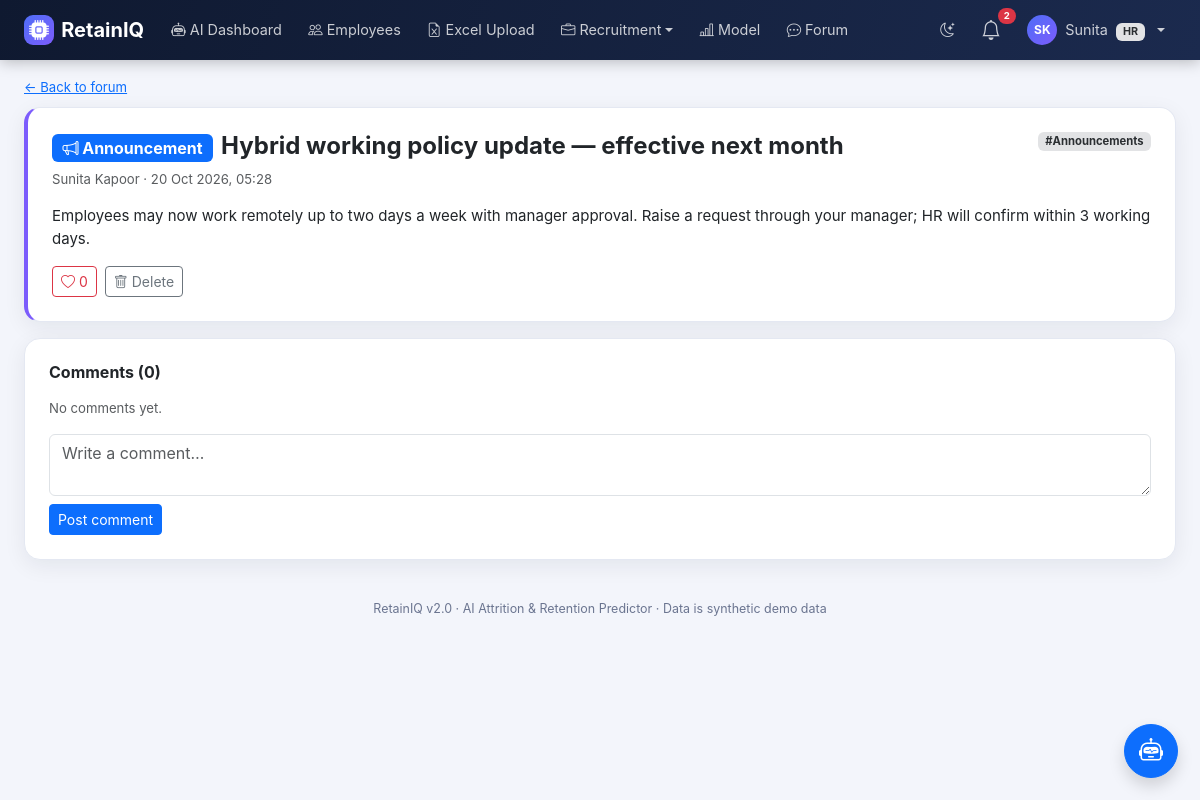
Page /forum/post/1 (signed in) on the committed database.
### models.py (models this page shows, shortened)
class User(db.Model, UserMixin):
    id = db.Column(db.Integer, primary_key=True)
    name = db.Column(db.String(120), nullable=False)
    email = db.Column(db.String(120), unique=True, nullable=False, index=True)
    password_hash = db.Column(db.String(255), nullable=False)
    role = db.Column(db.String(20), nullable=False)
    department_id = db.Column(db.Integer, db.ForeignKey("department.id"))
    manager_id = db.Column(db.Integer, db.ForeignKey("user.id"), nullable=True)
    is_active_flag = db.Column(db.Boolean, default=True)
    created_at = db.Column(db.DateTime, default=utcnow)
    last_login_at = db.Column(db.DateTime)
    failed_login_count = db.Column(db.Integer, default=0)
    locked_until = db.Column(db.DateTime)
    must_change_password = db.Column(db.Boolean, default=False)
    department = db.relationship("Department", backref="users")
    manager = db.relationship("User", remote_side=[id], backref="direct_reports")
    employee_profile = db.relationship("Employee", backref="user", uselist=False)
    @property
    def is_active(self):
        return bool(self.is_active_flag)
    @property
    def role_label(self):
        return ROLE_LABELS.get(self.role, self.role.replace("_", " ").title())
    @property
    def initials(self):
        parts = (self.name or "?").split()
        return (parts[0][0] + (parts[-1][0] if len(parts) > 1 else "")).upper()

class ForumPost(db.Model):
    id = db.Column(db.Integer, primary_key=True)
    author_id = db.Column(db.Integer, db.ForeignKey("user.id"))
    category_id = db.Column(db.Integer, db.ForeignKey("forum_category.id"))
    title = db.Column(db.String(200))
    content = db.Column(db.Text)
    is_anonymous = db.Column(db.Boolean, default=False)
    is_announcement = db.Column(db.Boolean, default=False)
    created_at = db.Column(db.DateTime, default=utcnow)
    author = db.relationship("User")
    category = db.relationship("ForumCategory")
    @property
    def like_count(self):
        return ForumLike.query.filter_by(post_id=self.id).count()

class ForumCategory(db.Model):
    id = db.Column(db.Integer, primary_key=True)
    name = db.Column(db.String(80), unique=True)

### routes/forum.py (the view)
@bp.route("/post/<int:post_id>")
@login_required
def view_post(post_id):
    post = db.get_or_404(ForumPost, post_id)
    liked = ForumLike.query.filter_by(post_id=post.id, user_id=current_user.id).first() is not None
    return render_template("forum/post.html", post=post, liked=liked,
                           comments=sorted(post.comments, key=lambda c: c.created_at))

### security.py (called while the page is built)
def csrf_token():
    if "_csrf" not in session:
        session["_csrf"] = secrets.token_urlsafe(32)
    return session["_csrf"]

def csrf_input():
    return Markup(f'<input type="hidden" name="csrf_token" value="{csrf_token()}">')

def has_permission(user, perm):
    from models import RolePermission
    if not getattr(user, "is_authenticated", False):
        return False
    if user.role == "super_admin":
        return True
    cache = g.setdefault("_perm_cache", {})
    if user.role not in cache:
        cache[user.role] = {rp.permission for rp in RolePermission.query.filter_by(role=user.role)}
    return perm in cache[user.role]

### templates/forum/post.html (shortened to what this page needs)
{% extends "base.html" %}
{% block content %}
<a href="{{ url_for('forum.index') }}" class="small">← Back to forum</a>
<div class="card-soft p-4 mt-2 {{ 'pin' if post.is_announcement }}"><div class="d-flex justify-content-between"><h4 class="fw-bold">{% if post.is_announcement %}<span class="badge bg-primary fs-6 me-2"><i class="bi bi-megaphone"></i> Announcement</span>{% endif %}{{ post.title }}</h4>{% if post.category %}<span class="badge bg-secondary-subtle text-secondary-emphasis align-self-start">#{{ post.category.name }}</span>{% endif %}</div>
  <div class="text-muted small mb-3">{{ 'Anonymous' if post.is_anonymous else post.author.name }} · {{ post.created_at.strftime('%d %b %Y, %H:%M') }}</div>
  <p style="white-space:pre-line">{{ post.content }}</p>
  <div class="d-flex gap-2"><form method="POST" action="{{ url_for('forum.like', post_id=post.id) }}">{{ csrf_input() }}<button class="btn btn-sm {{ 'btn-danger' if liked else 'btn-outline-danger' }}"><i class="bi bi-heart{{ '-fill' if liked }}"></i> {{ post.like_count }}</button></form>
  {% if post.author_id == current_user.id or can('moderate_forum') %}<form method="POST" action="{{ url_for('forum.delete_post', post_id=post.id) }}" onsubmit="return confirm('Delete this post?')">{{ csrf_input() }}<button class="btn btn-sm btn-outline-secondary"><i class="bi bi-trash"></i> Delete</button></form>{% endif %}</div></div>
<div class="card-soft p-4 mt-3"><h6 class="fw-bold mb-3">Comments ({{ comments|length }})</h6>
  {% for c in comments %}<div class="border-bottom py-2"><div class="d-flex justify-content-between"><strong class="small">{{ c.author.name }}</strong>{% if c.is_hr_response %}<span class="badge bg-primary">HR response</span>{% endif %}</div><div class="text-muted" style="font-size:.74rem">{{ c.created_at.strftime('%d %b %Y, %H:%M') }}</div><div style="white-space:pre-line">{{ c.content }}</div></div>{% else %}<p class="text-muted small">No comments yet.</p>{% endfor %}
  <form method="POST" action="{{ url_for('forum.comment', post_id=post.id) }}" class="mt-3">{{ csrf_input() }}<textarea name="content" class="form-control mb-2" rows="2" placeholder="Write a comment…" required maxlength="2000"></textarea><button class="btn btn-sm btn-primary">Post comment</button></form></div>
{% endblock %}

### templates/base.html (shortened to what this page needs)
<!DOCTYPE html>
<html lang="en" data-bs-theme="light">
<head>
<link href="{{ url_for('static', filename='vendor/bootstrap/bootstrap.min.css') }}" rel="stylesheet">
<link href="{{ url_for('static', filename='vendor/bootstrap-icons/bootstrap-icons.min.css') }}" rel="stylesheet">
<link href="{{ url_for('static', filename='css/style.css') }}" rel="stylesheet">
</head>
<body>
{% if current_user.is_authenticated %}
<nav class="navbar navbar-expand-xl navbar-dark app-navbar sticky-top">
  <div class="container-fluid px-lg-4">
    <a class="navbar-brand fw-bold d-flex align-items-center" href="{{ url_for('auth.dashboard') }}">
      <span class="brand-mark"><i class="bi bi-cpu-fill"></i></span>RetainIQ
    </a>
    <div class="collapse navbar-collapse" id="navMain">
      <ul class="navbar-nav me-auto gap-xl-1">
        {% for it in nav_items %}
          {% if it.children %}
          <li class="nav-item dropdown">
            <a class="nav-link dropdown-toggle" href="#" role="button" data-bs-toggle="dropdown"><i class="bi bi-{{ it.icon }}"></i> {{ it.label }}</a>
          </li>
          {% else %}
          <li class="nav-item"><a class="nav-link {{ 'active' if request.endpoint == it.endpoint }}" href="{{ url_for(it.endpoint) }}"><i class="bi bi-{{ it.icon }}"></i> {{ it.label }}</a></li>
          {% endif %}
        {% endfor %}
      </ul>
      <ul class="navbar-nav align-items-xl-center gap-1">
        <li class="nav-item"><a class="nav-link" href="#" onclick="toggleTheme();return false;" title="Toggle dark mode"><i id="themeIcon" class="bi bi-moon-stars"></i></a></li>
        <li class="nav-item dropdown">
          <a class="nav-link position-relative" href="#" role="button" data-bs-toggle="dropdown" aria-label="Notifications">
            <i class="bi bi-bell fs-5"></i>
            {% if nav_unread_count %}<span class="badge rounded-pill bg-danger notif-badge">{{ nav_unread_count }}</span>{% endif %}
          </a>
        </li>
        <li class="nav-item dropdown">
          <a class="nav-link dropdown-toggle d-flex align-items-center gap-2" href="#" role="button" data-bs-toggle="dropdown">
            <span class="avatar">{{ current_user.initials }}</span>
            <span class="d-xl-inline">{{ current_user.name.split()[0] }} <span class="badge bg-secondary-subtle text-secondary-emphasis ms-1">{{ current_user.role_label }}</span></span>
          </a>
        </li>
      </ul>
    </div>
  </div>
</nav>
{% endif %}
<main class="container-fluid px-lg-4 py-3">
  {% block content %}{% endblock %}
</main>
<footer class="app-foot">RetainIQ v2.0 · AI Attrition &amp; Retention Predictor · Data is synthetic demo data</footer>
{% if current_user.is_authenticated and can_assistant and request.endpoint != 'hr.dashboard' %}
<button class="btn btn-primary rounded-circle shadow position-fixed" style="right:22px;bottom:22px;width:54px;height:54px;z-index:1040" data-bs-toggle="offcanvas" data-bs-target="#assistantPanel" aria-label="Open AI assistant"><i class="bi bi-robot fs-4"></i></button>
{% endif %}
</body>
</html>

### static/css/style.css (style rules this page uses)
:root { --brand:#4f6ef7; --brand-2:#7c5cfc; --navy:#0f1930; --navy-2:#1b2a4e; --risk-high:#e5484d; --risk-medium:#f5a524; --risk-low:#30a46c; --surface:#ffffff; --soft:#f3f5fb; --line:#e4e8f2; --muted:#6b7590; --shadow:0 6px 22px rgba(15,25,48,.07); }
body { background:var(--soft);font-family:"Inter","Segoe UI",system-ui,-apple-system,Roboto,sans-serif;font-size:.94rem }
.app-navbar { background:linear-gradient(110deg,var(--navy),var(--navy-2));box-shadow:0 2px 14px rgba(0,0,0,.25) }
.app-navbar .nav-link { white-space:nowrap;color:rgba(255,255,255,.78)!important;border-radius:8px;padding:.45rem .7rem!important;font-size:.9rem }
.brand-mark { display:inline-flex;width:30px;height:30px;border-radius:9px;align-items:center;justify-content:center; background:linear-gradient(135deg,var(--brand),var(--brand-2));color:#fff;margin-right:.45rem }
.avatar { width:30px;height:30px;border-radius:50%;background:linear-gradient(135deg,var(--brand),var(--brand-2)); color:#fff;display:inline-flex;align-items:center;justify-content:center;font-size:.75rem;font-weight:700 }
.notif-badge { position:absolute;top:0;right:-4px;font-size:.6rem }
.card-soft,.kpi-card,.risk-card { background:var(--surface);border:1px solid var(--line);border-radius:16px;box-shadow:var(--shadow) }
.pin { border-left:4px solid var(--brand-2) }
footer.app-foot { color:var(--muted);font-size:.78rem;text-align:center;padding:1.5rem 0 1rem }

### rows in the picture
User: is_active_flag True (drawn), initials "SK", name "Sunita", role_label "HR"
ForumPost: title "Hybrid working policy update — effective next month", is_anonymous.name "Sunita Kapoor", created_at "20 Oct 2026, 05:28", content "Employees may now work remotely up to two days a week with manager approval. Raise a request through your manager; HR will confirm within 3 working days."
ForumCategory: category.name "Announcements"

### other values in the picture
{{ it.label }} "AI Dashboard" "Employees" "Excel Upload" "Model" "Forum"
{{ it.label }} "Recruitment"
{{ nav_unread_count }} "2"
{{ post.like_count }} "0"
{{ comments|length }} "0"
